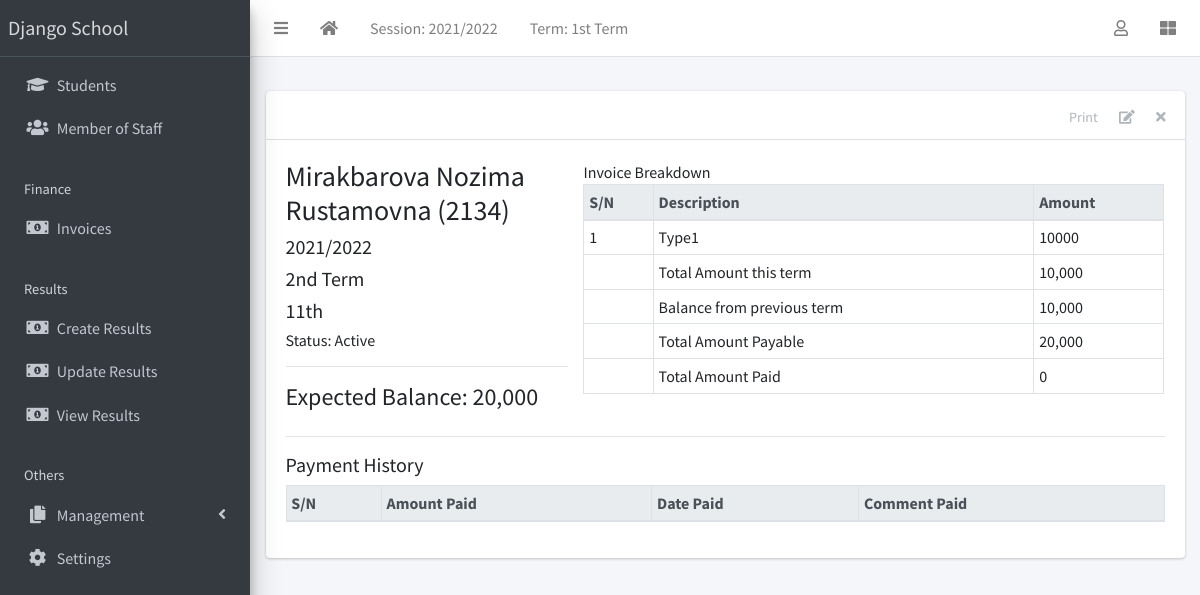
The app's page /finance/2/detail/ (signed in) with its own data.
### apps/corecode/models.py (models this page shows, shortened)
class AcademicSession(models.Model):
    name = models.CharField(max_length=200, unique=True)
    current = models.BooleanField(default=True)
    class Meta:
        ordering = ["-name"]
    def __str__(self):
        return self.name

class AcademicTerm(models.Model):
    name = models.CharField(max_length=20, unique=True)
    current = models.BooleanField(default=True)
    class Meta:
        ordering = ["name"]
    def __str__(self):
        return self.name

class SiteConfig(models.Model):
    key = models.SlugField()
    value = models.CharField(max_length=200)

class StudentClass(models.Model):
    name = models.CharField(max_length=200, unique=True)
    class Meta:
        verbose_name = "Class"
        verbose_name_plural = "Classes"
        ordering = ["name"]
    def __str__(self):
        return self.name

### apps/finance/models.py (models this page shows, shortened)
class Invoice(models.Model):
    student = models.ForeignKey(Student, on_delete=models.CASCADE)
    session = models.ForeignKey(AcademicSession, on_delete=models.CASCADE)
    term = models.ForeignKey(AcademicTerm, on_delete=models.CASCADE)
    class_for = models.ForeignKey(StudentClass, on_delete=models.CASCADE)
    balance_from_previous_term = models.IntegerField(default=0)
    status = models.CharField(
        max_length=20,
        choices=[("active", "Active"), ("closed", "Closed")],
        default="active",
    )
    class Meta:
        ordering = ["student", "term"]
    def __str__(self):
        return f"{self.student}"
    def balance(self):
        payable = self.total_amount_payable()
        paid = self.total_amount_paid()
        return payable - paid
    def amount_payable(self):
        items = InvoiceItem.objects.filter(invoice=self)
        total = 0
        for item in items:
            total += item.amount
        return total
    def total_amount_payable(self):
        return self.balance_from_previous_term + self.amount_payable()
    def total_amount_paid(self):
        receipts = Receipt.objects.filter(invoice=self)
        amount = 0
        for receipt in receipts:
            amount += receipt.amount_paid
        return amount

class InvoiceItem(models.Model):
    invoice = models.ForeignKey(Invoice, on_delete=models.CASCADE)
    description = models.CharField(max_length=200)
    amount = models.IntegerField()

### apps/students/models.py (models this page shows, shortened)
class Student(models.Model):
    STATUS_CHOICES = [("active", "Active"), ("inactive", "Inactive")]
    GENDER_CHOICES = [("male", "Male"), ("female", "Female")]
    current_status = models.CharField(
        max_length=10, choices=STATUS_CHOICES, default="active"
    )
    registration_number = models.CharField(max_length=200, unique=True)
    surname = models.CharField(max_length=200)
    firstname = models.CharField(max_length=200)
    other_name = models.CharField(max_length=200, blank=True)
    gender = models.CharField(max_length=10, choices=GENDER_CHOICES, default="male")
    date_of_birth = models.DateField(default=timezone.now)
    current_class = models.ForeignKey(
        StudentClass, on_delete=models.SET_NULL, blank=True, null=True
    )
    date_of_admission = models.DateField(default=timezone.now)
    mobile_num_regex = RegexValidator(
        regex="^[0-9]{10,15}$", message="Entered mobile number isn't in a right format!"
    )
    parent_mobile_number = models.CharField(
        validators=[mobile_num_regex], max_length=13, blank=True
    )
    address = models.TextField(blank=True)
    others = models.TextField(blank=True)
    passport = models.ImageField(blank=True, upload_to="students/passports/")
    class Meta:
        ordering = ["surname", "firstname", "other_name"]
    def __str__(self):
        return f"{self.surname} {self.firstname} {self.other_name} ({self.registration_number})"

### apps/finance/views.py (the view)
# urls.py: path("<int:pk>/detail/", InvoiceDetailView.as_view(), name="invoice-detail"),
class InvoiceDetailView(LoginRequiredMixin, DetailView):
    model = Invoice
    fields = "__all__"
    def get_context_data(self, **kwargs):
        context = super(InvoiceDetailView, self).get_context_data(**kwargs)
        context["receipts"] = Receipt.objects.filter(invoice=self.object)
        context["items"] = InvoiceItem.objects.filter(invoice=self.object)
        return context

### apps/corecode/context_processors.py (called while the page is built)
def site_defaults(request):
    current_session = AcademicSession.objects.get(current=True)
    current_term = AcademicTerm.objects.get(current=True)
    vals = SiteConfig.objects.all()
    contexts = {
        "current_session": current_session.name,
        "current_term": current_term.name,
    }
    for val in vals:
        contexts[val.key] = val.value
    return contexts

### apps/finance/templates/finance/invoice_detail.html (shortened to what this page needs)
{% extends 'base.html' %}
{% load humanize %}
{% block content-header %}
<div class="card-header">
  <div class="card-tools">
    <a href="#" class="btn btn-tool">Print</a>
    <a href="{% url 'invoice-update' object.id %}" class="btn btn-tool">
      <i class="fas fa-edit"></i>
    </a>
    <a href="{% url 'invoice-delete' object.id %}" class="btn btn-tool">
      <i class="fas fa-times"></i>
    </a>
  </div>
</div>
{% endblock content-header %}
{% block content %}
<div class="row">
  <div class="col-sm-4">
    <h3>{{ object }} </h3>
    <h5>{{ object.session }} </h5>
    <h5>{{ object.term }} </h5>
    <h5>{{ object.class_for }} </h5>
    <h6>Status: {{ object.get_status_display }} </h6>
    <hr>
    <div>
      <h4>Expected Balance: {{ object.balance | intcomma }}</h4>
    </div>
  </div>
  <div class="col-sm-8">
    <table class="table table-sm table-bordered">
      <thead class="thead-light">
        <tr>
          <th>S/N</th>
          <th>Description</th>
          <th>Amount</th>
        </tr>
      </thead>
      <tbody>
        {% for item in items %}
        <tr>
          <td>{{ forloop.counter }} </td>
          <td>{{ item.description }} </td>
          <td>{{ item.amount }} </td>
        </tr>
        {% endfor %}
      </tbody>
      <tfoot>
        <tr>
          <td></td>
          <td>Total Amount this term</td>
          <td>{{ object.amount_payable | intcomma}}</td>
        </tr>
        <tr>
          <td></td>
          <td>Balance from previous term</td>
          <td>{{ object.balance_from_previous_term | intcomma }}</td>
        </tr>
        <tr>
          <td></td>
          <td>Total Amount Payable</td>
          <td>{{ object.total_amount_payable | intcomma}}</td>
        </tr>
        <tr>
          <td></td>
          <td>Total Amount Paid</td>
          <td>{{ object.total_amount_paid | intcomma}}</td>
        </tr>
      </tfoot>
    </table>
  </div>
</div>
<hr>
<h5>Payment History</h5>
<table class="table table-bordered table-sm">
  <thead class="thead-light">
    <tr>
      <th>S/N</th>
      <th>Amount Paid</th>
      <th>Date Paid</th>
      <th>Comment Paid</th>
    </tr>
  </thead>
</table>
{% endblock content %}

### templates/base.html (shortened to what this page needs)
{% load static %}
<!DOCTYPE html>
<html lang="en">
<head>
  <link rel="stylesheet" href="{% static 'plugins/fontawesome-free/css/all.min.css' %}">
  <link rel="stylesheet" href="{% static 'plugins/toastr/toastr.min.css' %}">
  <link rel="stylesheet"
    href="{% static 'plugins/overlayScrollbars/css/OverlayScrollbars.min.css' %}">
  <link rel="stylesheet" href="{% static 'plugins/Datatables/datatables.min.css' %}" />
  <link rel="stylesheet" href="{% static 'dist/css/adminlte.min.css' %}">
</head>
<body
  class="hold-transition sidebar-mini layout-fixed layout-navbar-fixed layout-footer-fixed">
  <div class="wrapper">
    <nav class="main-header navbar navbar-expand navbar-white navbar-light">
      <ul class="navbar-nav">
        <li class="nav-item">
          <a class="nav-link" data-widget="pushmenu" href="#" role="button"><i
              class="fas fa-bars"></i></a>
        </li>
        <li class="nav-item d-none d-sm-inline-block">
          <a href="{% url 'home' %} " class="nav-link"><i class="fa fa-home"></i></a>
        </li>
        <li class="nav-item d-none d-sm-inline-block">
          <a href="{% url 'current-session' %}" class="nav-link">Session: {{ current_session }}</a>
        </li>
        <li class="nav-item d-none d-sm-inline-block">
          <a href="{% url 'current-session' %}" class="nav-link">Term: {{ current_term }}</a>
        </li>
      </ul>
      <ul class="navbar-nav ml-auto">
        <li class="nav-item dropdown">
          <a class="nav-link" data-toggle="dropdown" href="#">
            <i class="far fa-user"></i>
          </a>
        </li>
        <li class="nav-item">
          <a class="nav-link" data-widget="control-sidebar" data-slide="true"
            href="#" role="button"><i class="fas fa-th-large"></i></a>
        </li>
      </ul>
    </nav>
    <aside class="main-sidebar sidebar-dark-primary elevation-4">
      <a href="{% url 'home' %}" class="brand-link">{{ school_name | default:"MySchool" }}</a>
      <div class="sidebar">
        <nav class="mt-2">
          <ul class="nav nav-pills nav-sidebar flex-column"
            data-widget="treeview" role="menu" data-accordion="false">
            <li class="nav-item">
              <a href="{% url 'student-list' %}" class="nav-link">
                <i class="nav-icon fas fa-graduation-cap"></i>
                <p>
                  Students
                </p>
              </a>
            </li>
            <li class="nav-item">
              <a href="{% url 'staff-list' %}" class="nav-link">
                <i class="nav-icon fas fa-users"></i>
                <p>
                  Member of Staff
                </p>
              </a>
            </li>
            <li class="nav-header">Finance</li>
            <li class="nav-item">
              <a href="{% url 'invoice-list' %}" class="nav-link">
                <i class="nav-icon fas fa-money-bill-alt"></i>
                <p>
                  Invoices
                </p>
              </a>
            </li>
            <li class="nav-header">Results</li>
            <li class="nav-item">
              <a href="{% url 'create-result' %}" class="nav-link">
                <i class="nav-icon fas fa-money-bill-alt"></i>
                <p>
                  Create Results
                </p>
              </a>
            </li>
            <li class="nav-item">
              <a href="{% url 'edit-results' %}" class="nav-link">
                <i class="nav-icon fas fa-money-bill-alt"></i>
                <p>
                  Update Results
                </p>
              </a>
            </li>
            <li class="nav-item">
              <a href="{% url 'view-results' %}" class="nav-link">
                <i class="nav-icon fas fa-money-bill-alt"></i>
                <p>
                  View Results
                </p>
              </a>
            </li>
            <li class="nav-header">Others</li>
            <li class="nav-item has-treeview">
              <a href="#" class="nav-link">
                <i class="nav-icon fas fa-copy"></i>
                <p>
                  Management
                  <i class="fas fa-angle-left right"></i>
                </p>
              </a>
            </li>
            <li class="nav-item">
              <a href="{% url 'configs' %}" class="nav-link">
                <i class="nav-icon fas fa-cog"></i>
                <p>
                  Settings
                </p>
              </a>
            </li>
          </ul>
        </nav>
      </div>
    </aside>
    <div class="content-wrapper">
      <section class="content-header">
      </section>
      <section class="content">
        <div class="container-fluid">
          <div class="row">
            <div class="col-md-12">
              {% block fullcard %}
              <div class="card">
                {% block content-header %}{% endblock content-header %}
                <div class="card-body">
                  <div class="row">
                    <div class="col">
                      {% block content %}
                      {% endblock content %}
                    </div>
                  </div>
                </div>
              </div>
              {% endblock fullcard %}
            </div>
          </div>
        </div>
      </section>
    </div>
  </div>
</body>
</html>

### records on screen
AcademicSession: name "2021/2022"
AcademicTerm: name "1st Term"
SiteConfig: value "Django School"
Invoice: student.registration_number "Mirakbarova Nozima Rustamovna (2134)", session "2021/2022", term "2nd Term", class_for "11th", status "Active", balance "20,000", amount_payable "10,000", balance_from_previous_term "10,000", total_amount_payable "20,000", total_amount_paid "0"
InvoiceItem: description "Type1", amount "10000"
